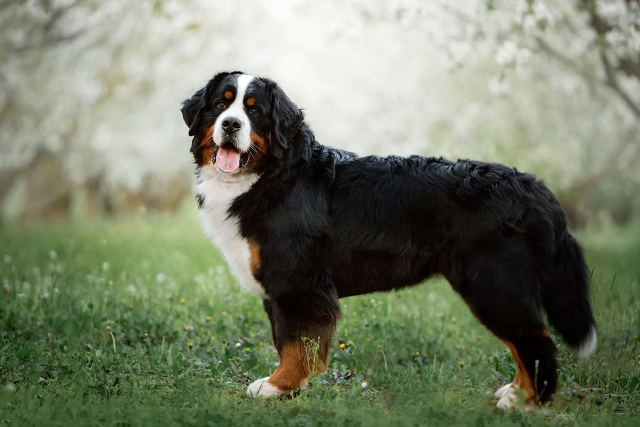
#> input picture extra/image_modification/dog.jpg, 1280 x 854 px (shown at 1/2 size)
$ python main.py
#> lines starting #> are read from the running program, lines starting #| are printed output that depends on the picture; after the words box and inside, x2 and y2 are one past the last pixel; in counts of white or black regions, pixels touching at a corner belong together
from PIL import Image, ImageFilter

filename_dog = "dog.jpg"

with Image.open(filename_dog) as dog:
#> dog is the input picture: PIL image 1280x854 RGB; mean R, G, B 117.9, 125.5, 103.6
    dog.load()
print(dog.size)
#| (1280, 854)


dog = dog.crop((300, 0, 1280, 854))
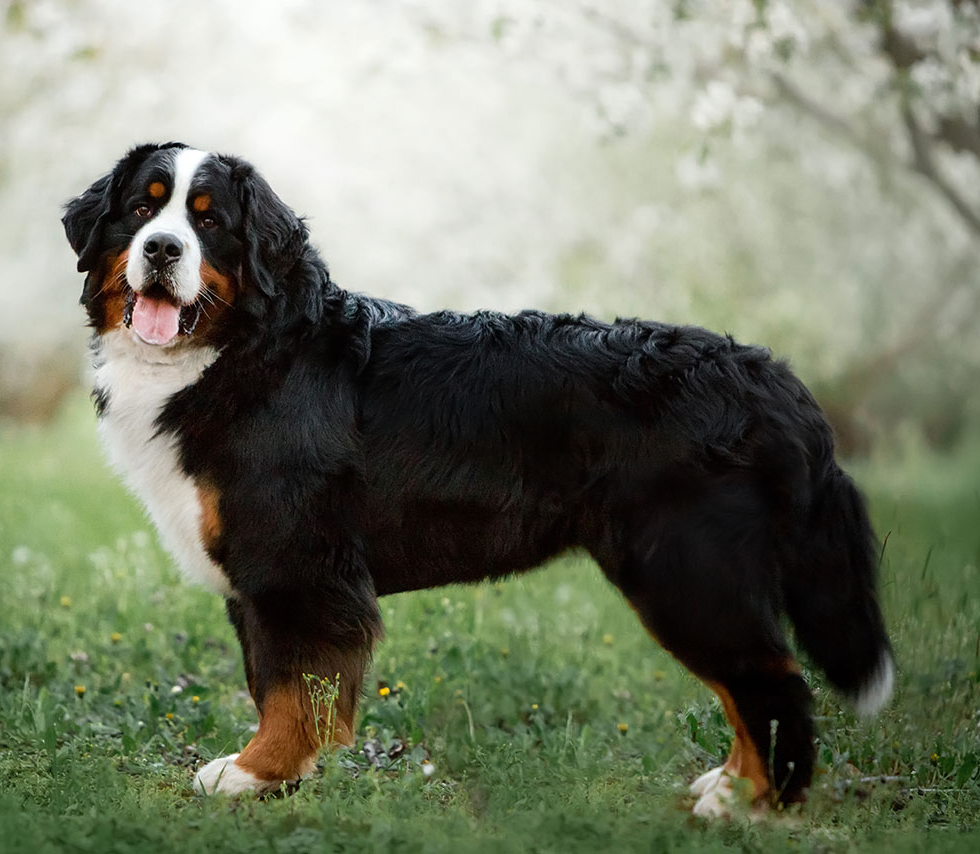
#> dog: PIL image 980x854 RGB; mean R, G, B 116.1, 122.1, 102.8
# dog.show()

dog_gray = dog.convert("L")
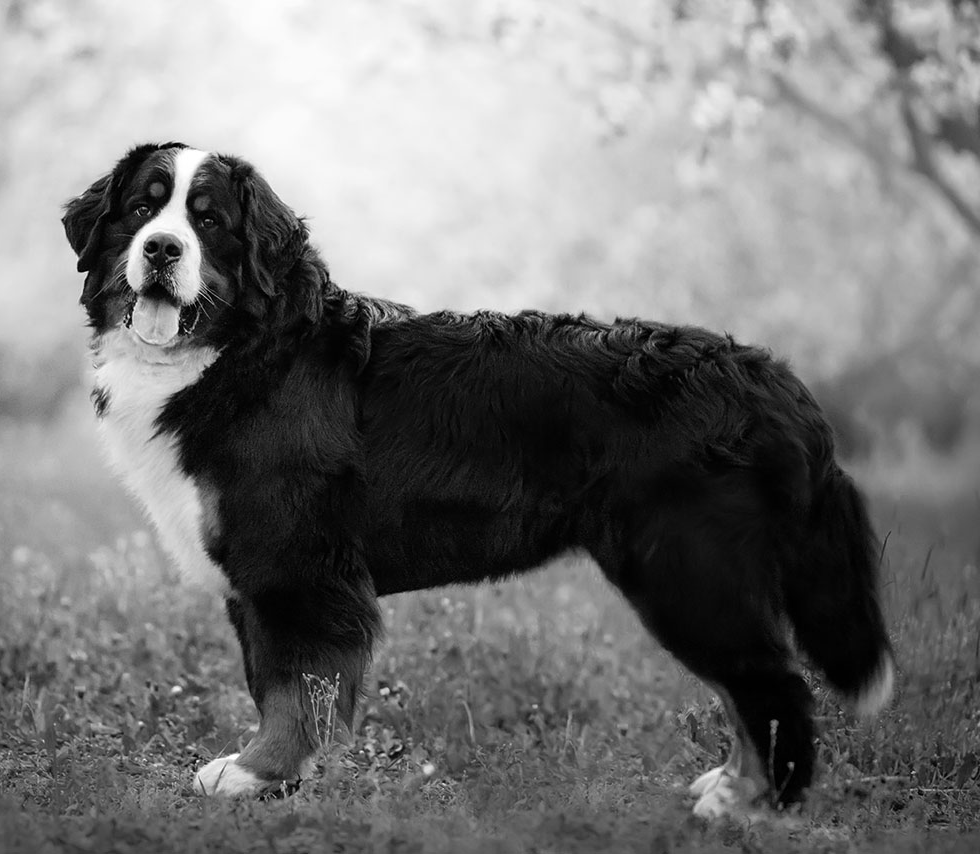
#> dog_gray: PIL image 980x854 L; min 0, max 255, mean 118.1
# [6 lines of commented-out code are left out]

red, green, blue = dog.split()
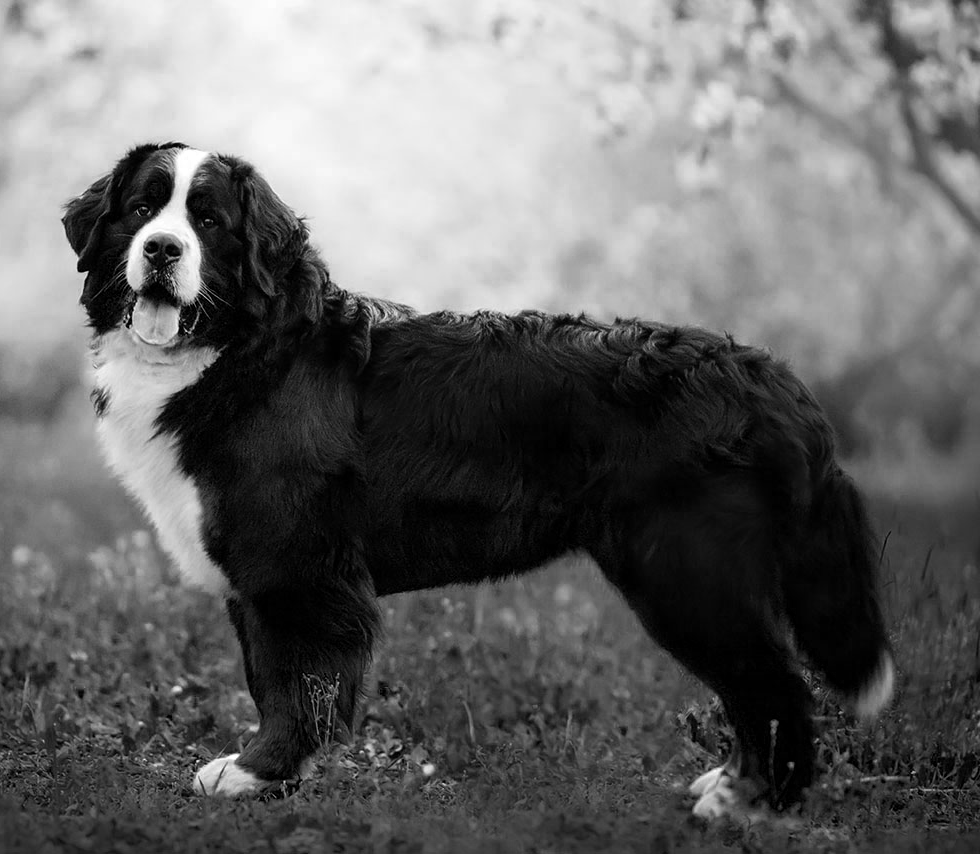
#> blue: PIL image 980x854 L; min 0, max 255, mean 102.8
# red.show()
# green.show()
# blue.show()
threshold = 50
dog_threshold = red.point(lambda x: 0 if x > threshold else 255)
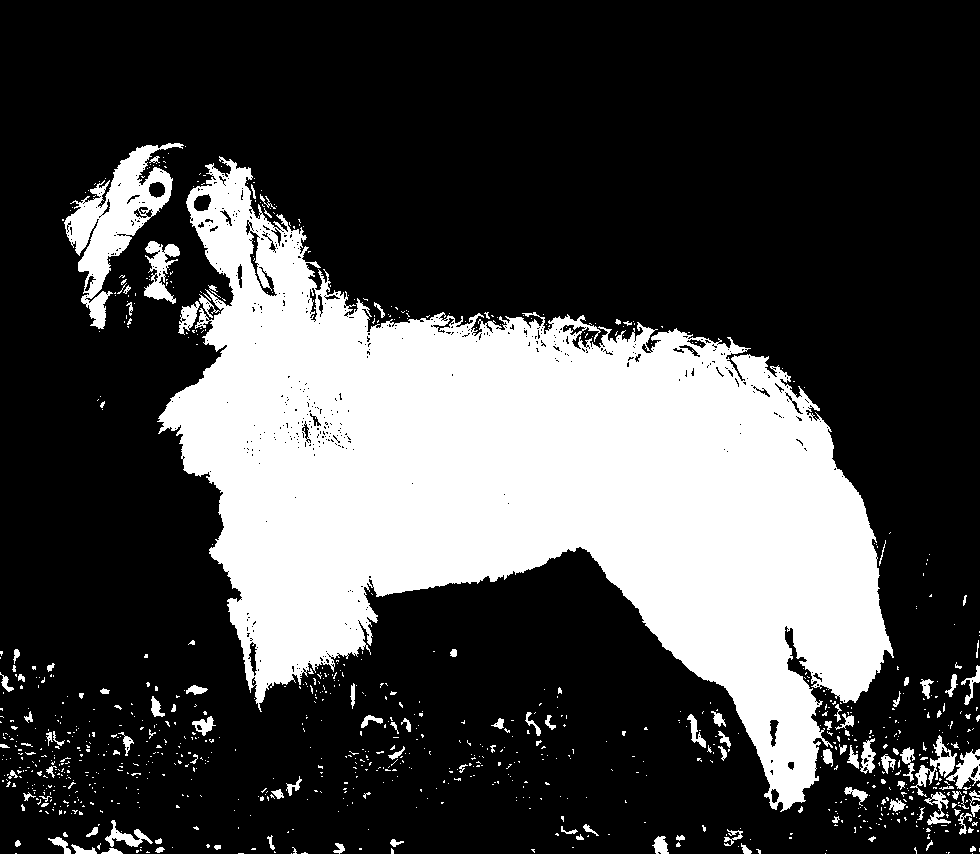
#> dog_threshold: PIL image 980x854 L; 27.9% white; 971 white regions (847 under 20 px), largest, box (x1, y1, x2, y2) and area: (157, 156, 894, 812) 212018, (64, 143, 184, 329) 7308, (144, 241, 180, 304) 1079
dog_threshold = dog_threshold.convert("1")
# dog_threshold.show()

def erode(cycles, image):
#> called with cycles = 18
    for _ in range(cycles):
         image = image.filter(ImageFilter.MinFilter(1))
    return image


def dilate(cycles, image):
#> called with cycles = 8
    for _ in range(cycles):
         image = image.filter(ImageFilter.MaxFilter(1))
    return image

step_1 = erode(18, dog_threshold)
# step_1.show()

step_2 = dilate(8, step_1)
# step_2.show()

dog_mask = erode(45, step_2)
# dog_mask.show()

dog_mask = dog_mask.convert("L")
dog_mask = dog_mask.filter(ImageFilter.BoxBlur(20))
# dog_mask.show()

blank = dog.point(lambda _: 0)
#> blank: PIL image 980x854 RGB; every value is 0
dog_segmented = Image.composite(dog, blank, dog_mask)
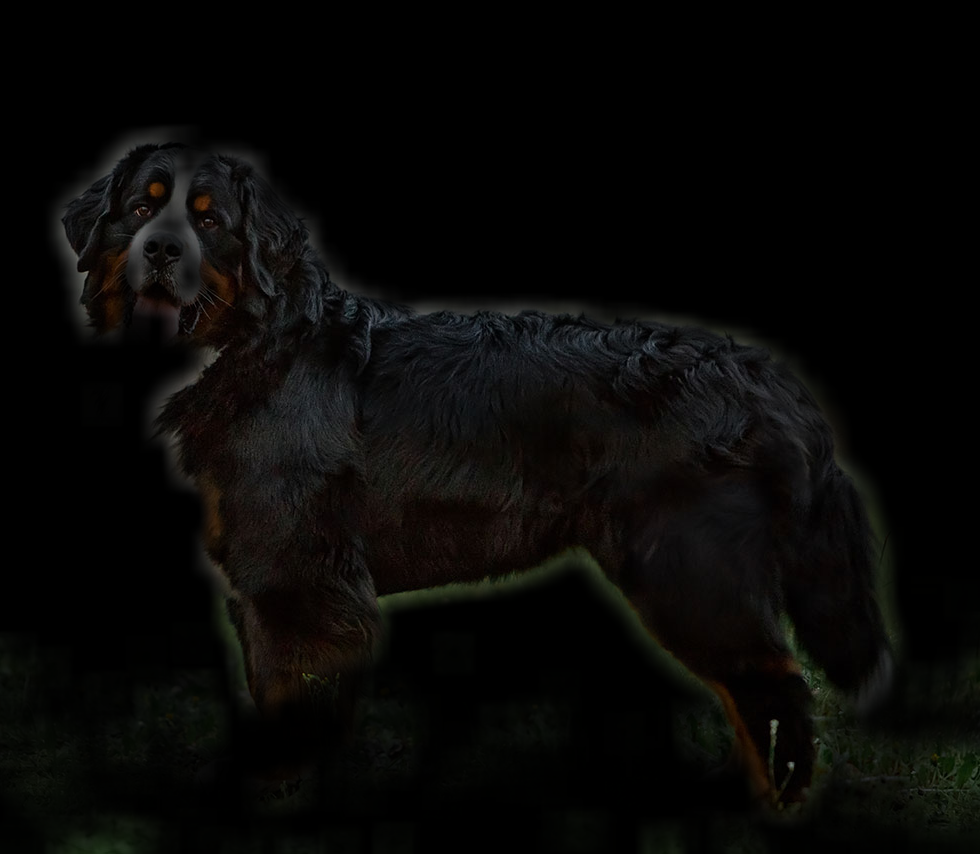
#> dog_segmented: PIL image 980x854 RGB; mean R, G, B 7.9, 7.5, 6.3
# dog_segmented.show()

filename_agac = "agac.jpg"
with Image.open(filename_agac) as agac:
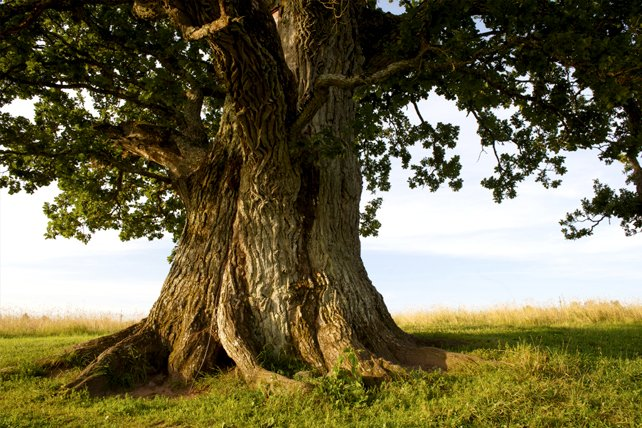
#> input picture extra/image_modification/agac.jpg, 642 x 428 px
#> agac is the input picture: PIL image 642x428 RGB; mean R, G, B 109.4, 102.9, 71.9
    agac.load()
print(agac.size)
#| (642, 428)
agac.paste(
    dog.resize((dog.width // 5, dog.height // 5)),
    (400, 200),
    dog_mask.resize((dog_mask.width // 5, dog_mask.height // 5)),
)
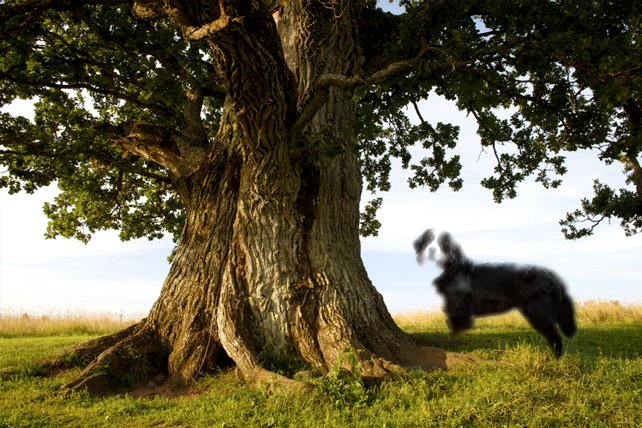
#> agac: PIL image 642x428 RGB; mean R, G, B 103.2, 96.7, 66.2

agac.show()
